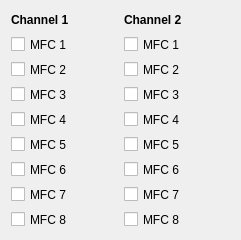
   <widget class="QWidget" name="horizontalLayoutWidget_3">
    <property name="geometry">
     <rect>
      <x>1850</x>
      <y>320</y>
      <width>241</width>
      <height>240</height>
     </rect>
    </property>
    <layout class="QHBoxLayout" name="horizontalLayout_3">
     <item>
      <layout class="QVBoxLayout" name="verticalLayout">
       <item>
        <widget class="QLabel" name="label_8">
         <property name="maximumSize">
          <size>
           <width>16777215</width>
           <height>18</height>
          </size>
         </property>
         <property name="font">
          <font>
           <bold>true</bold>
          </font>
         </property>
         <property name="text">
          <string>Channel 1</string>
         </property>
        </widget>
       </item>
       <item>
        <widget class="QCheckBox" name="checkBox_ch1_mfc1">
         <property name="maximumSize">
          <size>
           <width>16777215</width>
           <height>19</height>
          </size>
         </property>
         <property name="text">
          <string>MFC 1</string>
         </property>
        </widget>
       </item>
       <item>
        <widget class="QCheckBox" name="checkBox_ch1_mfc2">
         <property name="maximumSize">
          <size>
           <width>16777215</width>
           <height>19</height>
          </size>
         </property>
         <property name="text">
          <string>MFC 2</string>
         </property>
        </widget>
       </item>
       <item>
        <widget class="QCheckBox" name="checkBox_ch1_mfc3">
         <property name="maximumSize">
          <size>
           <width>16777215</width>
           <height>19</height>
          </size>
         </property>
         <property name="text">
          <string>MFC 3</string>
         </property>
        </widget>
       </item>
       <item>
        <widget class="QCheckBox" name="checkBox_ch1_mfc4">
         <property name="maximumSize">
          <size>
           <width>16777215</width>
           <height>19</height>
          </size>
         </property>
         <property name="text">
          <string>MFC 4</string>
         </property>
        </widget>
       </item>
       <item>
        <widget class="QCheckBox" name="checkBox_ch1_mfc5">
         <property name="maximumSize">
          <size>
           <width>16777215</width>
           <height>19</height>
          </size>
         </property>
         <property name="text">
          <string>MFC 5</string>
         </property>
        </widget>
       </item>
       <item>
        <widget class="QCheckBox" name="checkBox_ch1_mfc6">
         <property name="maximumSize">
          <size>
           <width>16777215</width>
           <height>19</height>
          </size>
         </property>
         <property name="text">
          <string>MFC 6</string>
         </property>
        </widget>
       </item>
       <item>
        <widget class="QCheckBox" name="checkBox_ch1_mfc7">
         <property name="maximumSize">
          <size>
           <width>16777215</width>
           <height>19</height>
          </size>
         </property>
         <property name="text">
          <string>MFC 7</string>
         </property>
        </widget>
       </item>
       <item>
        <widget class="QCheckBox" name="checkBox_ch1_mfc8">
         <property name="maximumSize">
          <size>
           <width>16777215</width>
           <height>19</height>
          </size>
         </property>
         <property name="text">
          <string>MFC 8</string>
         </property>
        </widget>
       </item>
      </layout>
     </item>
     <item>
      <layout class="QVBoxLayout" name="verticalLayout_4">
       <item>
        <widget class="QLabel" name="label_20">
         <property name="maximumSize">
          <size>
           <width>16777215</width>
           <height>18</height>
          </size>
         </property>
         <property name="font">
          <font>
           <bold>true</bold>
          </font>
         </property>
         <property name="text">
          <string>Channel 2</string>
         </property>
        </widget>
       </item>
       <item>
        <widget class="QCheckBox" name="checkBox_ch2_mfc1">
         <property name="maximumSize">
          <size>
           <width>16777215</width>
           <height>19</height>
          </size>
         </property>
         <property name="text">
          <string>MFC 1</string>
         </property>
        </widget>
       </item>
       <item>
        <widget class="QCheckBox" name="checkBox_ch2_mfc2">
         <property name="maximumSize">
          <size>
           <width>16777215</width>
           <height>19</height>
          </size>
         </property>
         <property name="text">
          <string>MFC 2</string>
         </property>
        </widget>
       </item>
       <item>
        <widget class="QCheckBox" name="checkBox_ch2_mfc3">
         <property name="maximumSize">
          <size>
           <width>16777215</width>
           <height>19</height>
          </size>
         </property>
         <property name="text">
          <string>MFC 3</string>
         </property>
        </widget>
       </item>
       <item>
        <widget class="QCheckBox" name="checkBox_ch2_mfc4">
         <property name="maximumSize">
          <size>
           <width>16777215</width>
           <height>19</height>
          </size>
         </property>
         <property name="text">
          <string>MFC 4</string>
         </property>
        </widget>
       </item>
       <item>
        <widget class="QCheckBox" name="checkBox_ch2_mfc5">
         <property name="maximumSize">
          <size>
           <width>16777215</width>
           <height>19</height>
          </size>
         </property>
         <property name="text">
          <string>MFC 5</string>
         </property>
        </widget>
       </item>
       <item>
        <widget class="QCheckBox" name="checkBox_ch2_mfc6">
         <property name="maximumSize">
          <size>
           <width>16777215</width>
           <height>19</height>
          </size>
         </property>
         <property name="text">
          <string>MFC 6</string>
         </property>
        </widget>
       </item>
       <item>
        <widget class="QCheckBox" name="checkBox_ch2_mfc7">
         <property name="maximumSize">
          <size>
           <width>16777215</width>
           <height>19</height>
          </size>
         </property>
         <property name="text">
          <string>MFC 7</string>
         </property>
        </widget>
       </item>
       <item>
        <widget class="QCheckBox" name="checkBox_ch2_mfc8">
         <property name="maximumSize">
          <size>
           <width>16777215</width>
           <height>19</height>
          </size>
         </property>
         <property name="text">
          <string>MFC 8</string>
         </property>
        </widget>
       </item>
      </layout>
     </item>
    </layout>
   </widget>
